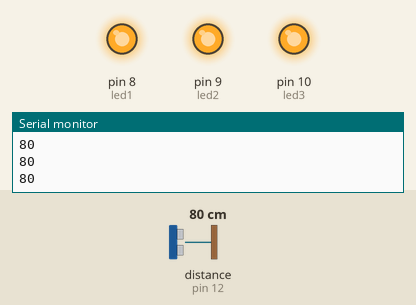
Recording of a sketch running on a simulated Arduino Uno, built with avr-gcc and run on an emulated ATmega328P. Shown: output pins drawn as LEDs (lit = HIGH), the last lines printed to the serial monitor. Wiring (inferred from the names in the program): ultrasonic range finder: trigger pin 13; echo pin 12. Inputs (shaded band) come from the test bench; at power-on: distance to the obstacle (sensor on pin 12) 80 cm. The echo pulse lasts 58.3 µs per cm; pins used as bus, display or sensor lines are not drawn.

Above: at 1.3 s.
1.4 s: distance to the obstacle (sensor on pin 12) set to 22 cm
3.2 s: distance to the obstacle (sensor on pin 12) set to 18 cm
At 4.6 s:
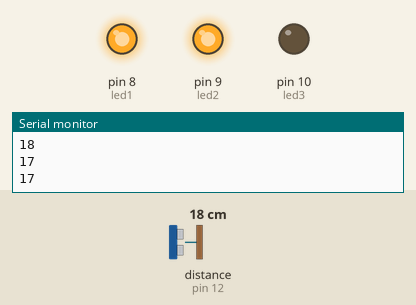
5.5 s: distance to the obstacle (sensor on pin 12) set to 13 cm
7.2 s: distance to the obstacle (sensor on pin 12) set to 10 cm
At 9.2 s:
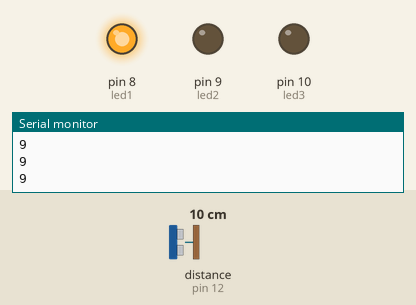
9.5 s: distance to the obstacle (sensor on pin 12) set to 7 cm
11.2 s: distance to the obstacle (sensor on pin 12) set to 4 cm
At 12.7 s:
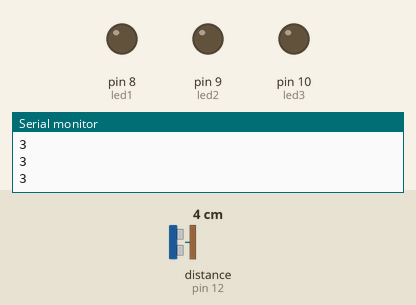
Timing chart, 0 to 14.2 s (numbered marks = the images above; inputs shaded):
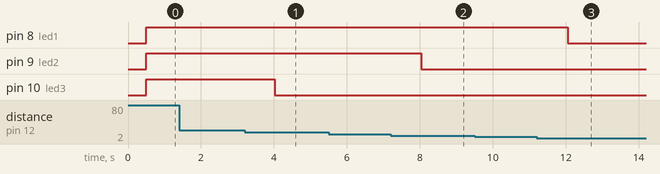

Measured:
- the behaviour switches between 21 and 20 cm on distance to the obstacle (sensor on pin 12) (found by bisection; images 0 and 1)
- the behaviour switches between 12 and 11 cm on distance to the obstacle (sensor on pin 12) (found by bisection; images 1 and 2)
- the behaviour switches between 6 and 5 cm on distance to the obstacle (sensor on pin 12) (found by bisection; images 2 and 3)
- after the input at 3.2 s, pin 10 (led3): HIGH → LOW after 0.83 s
- after the input at 7.2 s, pin 9 (led2): HIGH → LOW after 0.84 s
- after the input at 11.2 s, pin 8 (led1): HIGH → LOW after 0.85 s

The sketch:

Sonar_distance.ino
```cpp
void setup() {
  // put your setup code here, to run once:
  # define trigPin 13
  # define echoPin 12
  # define led1 8
  # define led2 9
  # define led3 10

  Serial.begin(9600);
  pinMode(trigPin, OUTPUT);
  pinMode(echoPin, INPUT);
  pinMode(led1, OUTPUT);
  pinMode(led2, OUTPUT);
  pinMode(led3, OUTPUT);

}

void loop() {
  // put your main code here, to run repeatedly:

  long duration, distance;
  digitalWrite(trigPin, LOW);
  delayMicroseconds(2);

  digitalWrite(trigPin, HIGH);
  delayMicroseconds(10);

  digitalWrite(trigPin, LOW);
  duration = pulseIn(echoPin, HIGH);
  distance = (duration/2) / 29.1;
  int mapped = map(duration, 0, 200, 0, 255);

  if(distance>=200 || distance<=0){
    Serial.println("Out of range");
  }

  else{
    Serial.println(distance);
    delay(500);
  }

  if(distance>=5 && distance<=10){
    digitalWrite(led1, HIGH);
    digitalWrite(led2, LOW);
    digitalWrite(led3, LOW);

  }

  else if(distance>10 && distance<=20){
    digitalWrite(led1, HIGH);
    digitalWrite(led2, HIGH);
    digitalWrite(led3, LOW);


  }

  else if(distance>20 && distance<=200){
    digitalWrite(led1, HIGH);
    digitalWrite(led2, HIGH);
    digitalWrite(led3, HIGH);


  }

  else{
    digitalWrite(led1, LOW);
    digitalWrite(led2, LOW);
    digitalWrite(led3, LOW);
  }

}
```
